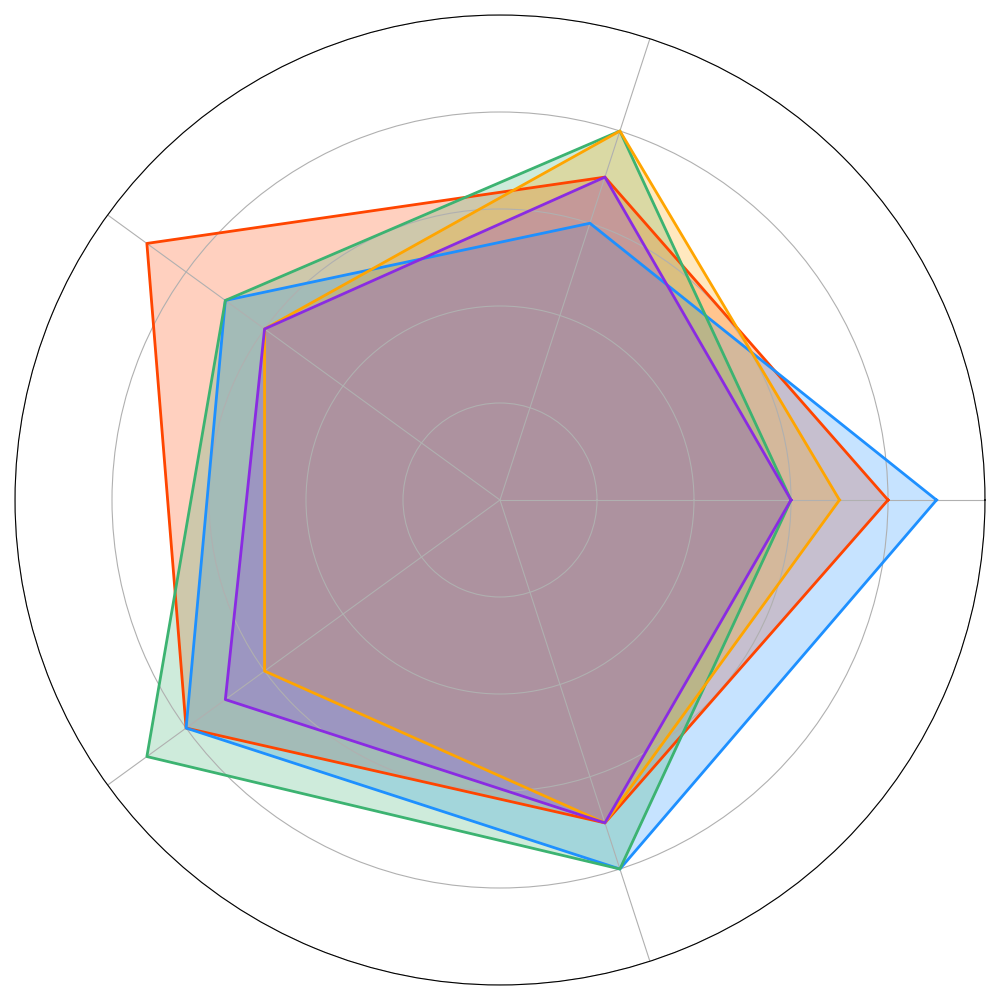

Python code for this plot:
import matplotlib.pyplot as plt
import numpy as np

categories = ['Cost Efficiency', 'Environmental Impact', 'Feasibility', 'Energy Output', 'Technological Advancement']
solar_data = [8, 7, 9, 8, 7]
wind_data = [9, 6, 7, 8, 8]
hydro_data = [6, 8, 7, 9, 8]
geothermal_data = [7, 8, 6, 6, 7]
biomass_data = [6, 7, 6, 7, 7]

data_entries = {
    'Solar Power': solar_data,
    'Wind Power': wind_data,
    'Hydro Power': hydro_data,
    'Geothermal Energy': geothermal_data,
    'Biomass Energy': biomass_data
}

angles = np.linspace(0, 2 * np.pi, len(categories), endpoint=False).tolist()
angles += angles[:1]

colors = ['#FF4500', '#1E90FF', '#3CB371', '#FFA500', '#8A2BE2']

fig, ax = plt.subplots(figsize=(10, 10), subplot_kw=dict(polar=True))

for (name, data), color in zip(data_entries.items(), colors):
    data += data[:1]
    ax.fill(angles, data, color=color, alpha=0.25)
    ax.plot(angles, data, color=color, linewidth=2)

ax.set_xticks(angles[:-1])
ax.set_xticklabels([])  # Remove category labels
ax.set_yticklabels([])  # Keep y-tick labels removed
ax.set_ylim(0, 10)

# Remove title and legend
# ax.set_title('Efficiency Assessment of Renewable Energy Sources\nA Comparative Study by Eco Consortium', size=15, weight='bold', pad=20)
# ax.legend(loc='upper right', bbox_to_anchor=(1.25, 1.1), title="Energy Sources", frameon=False)

plt.tight_layout()
plt.show()
